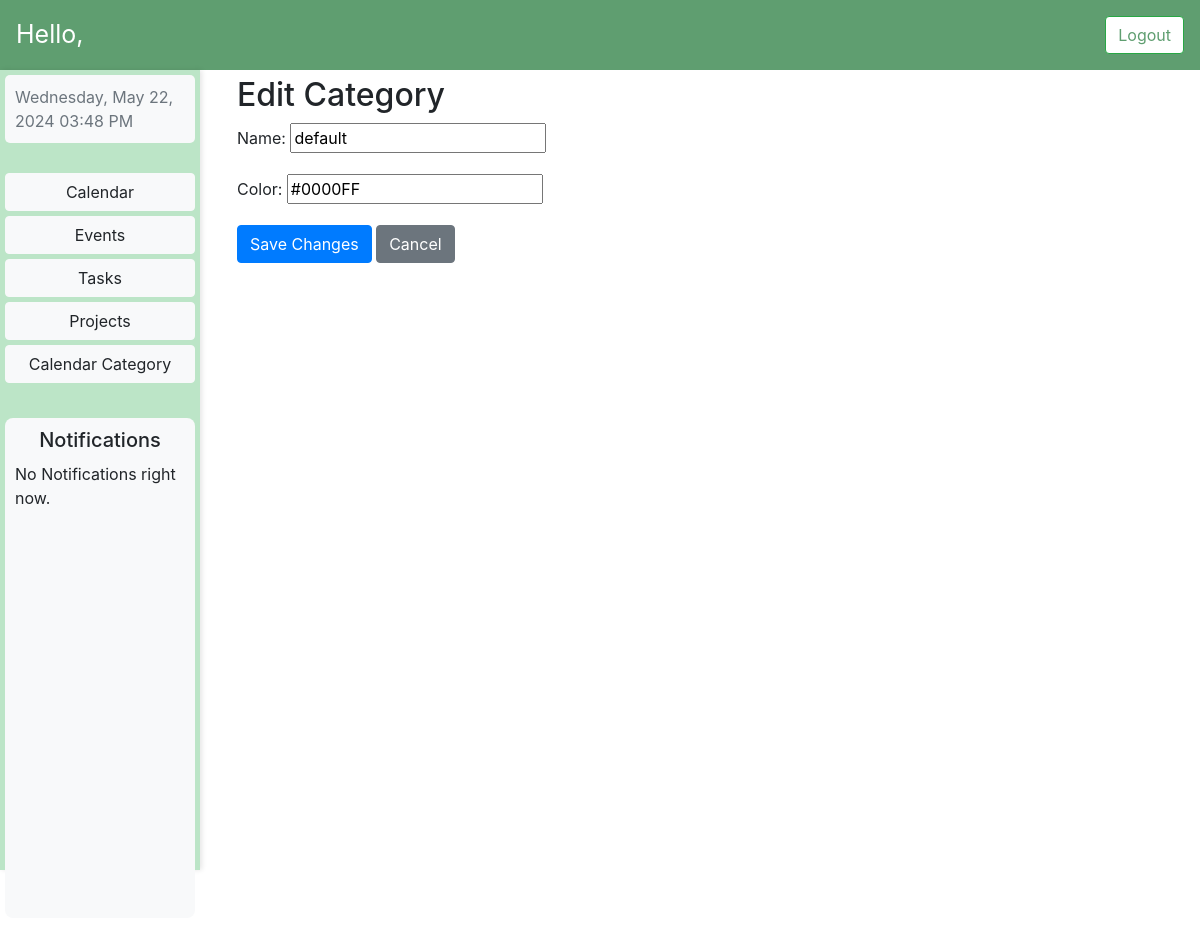
/edit_category/1/, run on an earlier commit of the app's database.
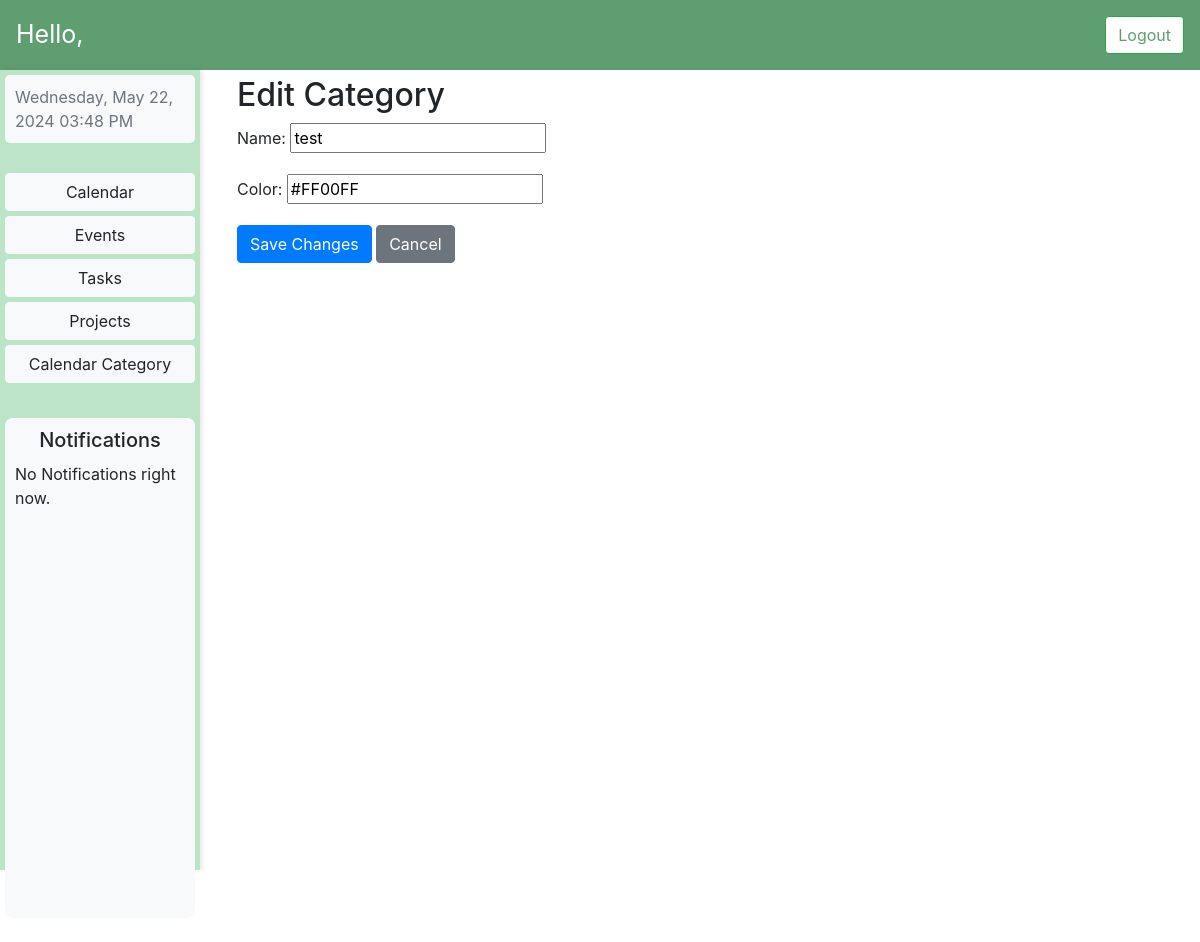
And on a later commit of the database.
### MyCalendar/models.py (models this page shows, shortened)
class Calendar(models.Model):
    user = models.ForeignKey(User, on_delete=models.CASCADE)
    name = models.CharField(max_length=100)
    color = models.CharField(max_length=7, default='#0000FF')

### MyCalendar/views.py (the view)
# urls.py: path('edit_category/<int:pk>/', EditCategoryView.as_view(), name='edit_category'),
class EditCategoryView(UpdateView):
    model = Calendar
    form_class = CategoryForm
    template_name = 'edit_category.html'
    success_url = reverse_lazy('category_list')

### MyCalendar/forms.py
class CategoryForm(forms.ModelForm):
    class Meta:
        model = Calendar
        fields = ['name', 'color']

### MyCalendar/context_processors.py (called while the page is built, shortened)
def global_notifications(request):
    notifications = []
    system_localtime = time.localtime()
    system_datetime = datetime.fromtimestamp(time.mktime(system_localtime))
    current_datetime_naive = system_datetime
    return {'global_notifications': notifications}

### templates/edit_category.html (shortened to what this page needs)
{% extends 'dashboard.html' %}
{% load static %}
{% block styles %}
    <link rel="stylesheet" type="text/css" href="{% static 'css/dashboard.css' %}">
{% endblock %}
{% block dynamic_content %}
    <div class="col-md-9">
        <div class="calendar-section">
            <h2>Edit Category</h2>
            <form method="post" enctype="multipart/form-data">
                {{ form.as_p }}
                <button type="submit" class="btn btn-primary">Save Changes</button>
                <a href="{% url 'category_list' %}" class="btn btn-secondary">Cancel</a>
            </form>
        </div>
    </div>
{% endblock %}

What changed in the data, as far as the page shows it:
changed Calendar: name "default" → "test"; color "#0000FF" → "#FF00FF"
